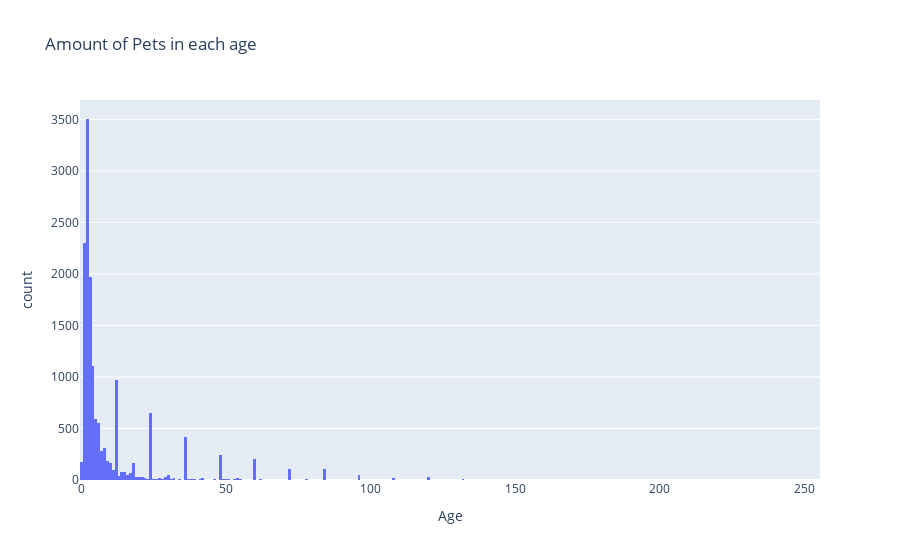

The code cell stored with this chart in its notebook:
### Code cell
px.histogram(df, x="Age", title="Amount of Pets in each age")

### Figure 1 — Plotly figure (JSON) as saved in the notebook; plotly's stock layout.template omitted (floating-point values rounded to 4 significant figures; data arrays with more than 128 entries replaced by an {"elided": "..."} marker saying what was removed)
{"data": [{"alignmentgroup": "True", "bingroup": "x", "hovertemplate": "Age=%{x}<br>count=%{y}<extra></extra>", "legendgroup": "", "marker": {"color": "#636efa", "pattern": {"shape": ""}}, "name": "", "offsetgroup": "", "orientation": "v", "showlegend": false, "type": "histogram", "x": {"elided": "14993 int values"}, "xaxis": "x", "yaxis": "y"}], "layout": {"barmode": "relative", "legend": {"tracegroupgap": 0}, "title": {"text": "Amount of Pets in each age"}, "xaxis": {"anchor": "y", "domain": [0, 1], "title": {"text": "Age"}}, "yaxis": {"anchor": "x", "domain": [0, 1], "title": {"text": "count"}}}}
